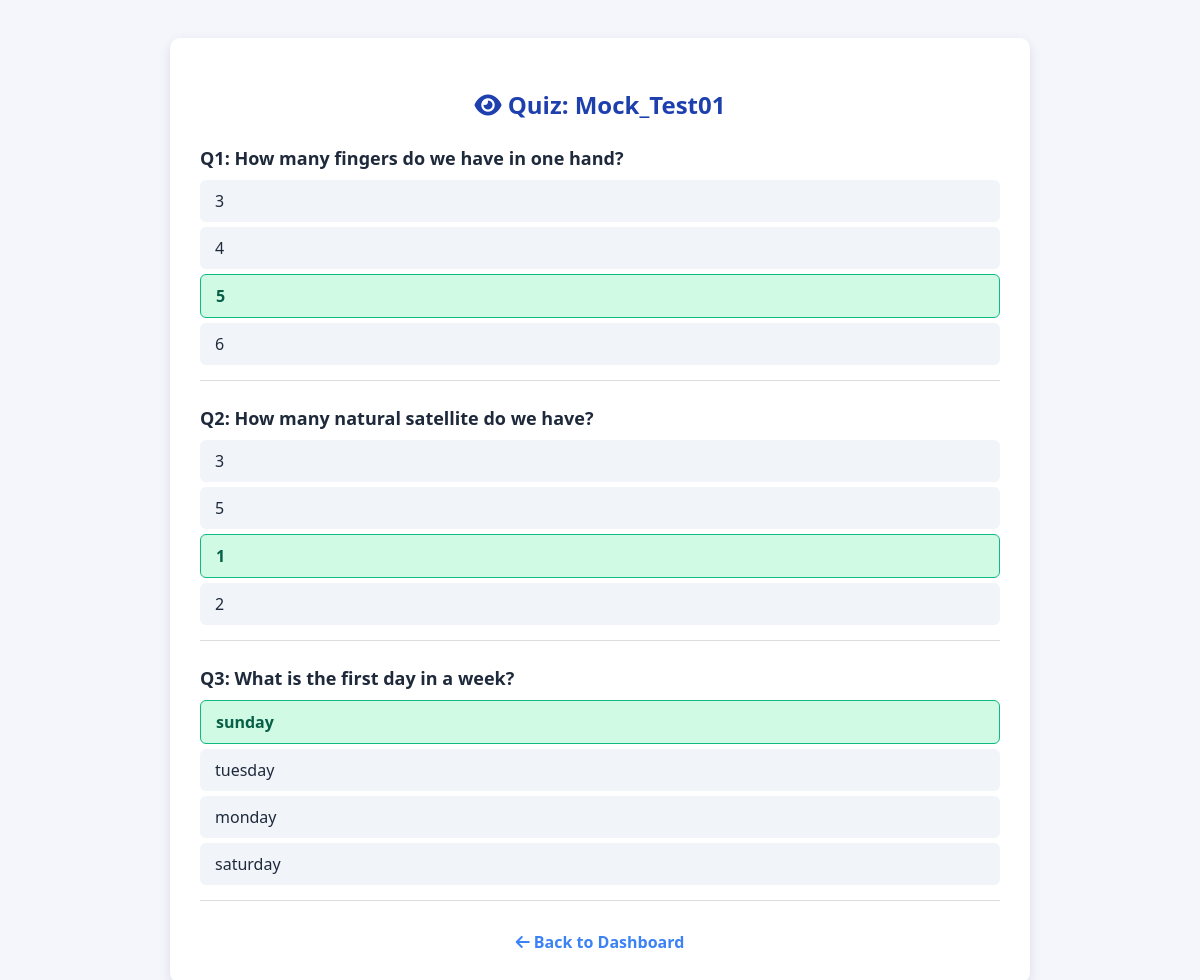
Page /view_quiz.php?quiz_id=1 (signed in) on the committed database.
### tables this page shows
CREATE TABLE `quizzes` (
  `id` int(11) NOT NULL,
  `title` varchar(255) DEFAULT NULL,
  `description` text DEFAULT NULL,
  `created_by` int(11) NOT NULL
);

CREATE TABLE `questions` (
  `id` int(11) NOT NULL,
  `quiz_id` int(11) DEFAULT NULL,
  `question_text` text DEFAULT NULL
);

CREATE TABLE `options` (
  `id` int(11) NOT NULL,
  `question_id` int(11) DEFAULT NULL,
  `option_text` varchar(255) DEFAULT NULL,
  `is_correct` tinyint(1) DEFAULT NULL
);

### view_quiz.php (the view, shortened to what this page needs)
<?php
include("includes/db.php");
$quiz_id = $_GET['quiz_id'] ?? null;
$quiz_stmt = $conn->prepare("SELECT title FROM quizzes WHERE id = ?");
$quiz_stmt->bind_param("i", $quiz_id);
$quiz_stmt->execute();
$quiz_result = $quiz_stmt->get_result();
$quiz = $quiz_result->fetch_assoc();
?>
<!DOCTYPE html>
<html>
<head>
    <link rel="stylesheet" href="https://cdnjs.cloudflare.com/ajax/libs/font-awesome/6.5.0/css/all.min.css">
</head>
<body>
    <div class="container">
        <h2><i class="fa fa-eye"></i> Quiz: <?php echo htmlspecialchars($quiz['title']); ?></h2>
        <?php
        $question_stmt = $conn->prepare("SELECT * FROM questions WHERE quiz_id = ?");
        $question_stmt->bind_param("i", $quiz_id);
        $question_stmt->execute();
        $question_result = $question_stmt->get_result();
        $question_number = 1;
        while ($question = $question_result->fetch_assoc()):
        ?>
            <div class="question">
                <p>Q<?php echo $question_number++; ?>: <?php echo htmlspecialchars($question['question_text']); ?></p>
                <?php
                $q_id = $question['id'];
                $option_stmt = $conn->prepare("SELECT * FROM options WHERE question_id = ?");
                $option_stmt->bind_param("i", $q_id);
                $option_stmt->execute();
                $option_result = $option_stmt->get_result();
                while ($option = $option_result->fetch_assoc()):
                    $is_correct = $option['is_correct'] == 1;
                ?>
                    <div class="option <?php echo $is_correct ? 'correct' : ''; ?>">
                        <?php echo htmlspecialchars($option['option_text']); ?>
                    </div>
                <?php endwhile; ?>
            </div>
        <?php endwhile; ?>
        <a href="dashboard.php" class="back-link"><i class="fa fa-arrow-left"></i> Back to Dashboard</a>
    </div>
</body>
</html>

### view_quiz.php (style rules this page uses)
body { font-family: 'Segoe UI', Tahoma, sans-serif; background-color: #f4f6fc; color: #1e293b; padding: 30px; }
.container { max-width: 800px; margin: auto; background: white; padding: 30px; border-radius: 10px; box-shadow: 0 4px 12px rgba(0, 0, 0, 0.1); }
h2 { text-align: center; color: #1e40af; margin-bottom: 20px; }
.question { margin-top: 25px; padding-bottom: 10px; border-bottom: 1px solid #ddd; }
.question p { font-size: 18px; font-weight: 600; margin-bottom: 10px; }
.option { padding: 10px 15px; border-radius: 6px; background: #f1f5f9; margin: 5px 0; }
.correct { background-color: #d1fae5; color: #065f46; font-weight: bold; border: 1px solid #10b981; }
.back-link { display: block; text-align: center; margin-top: 30px; text-decoration: none; color: #3b82f6; font-weight: 600; }

### rows in the picture
quizzes: title "Mock_Test01"
questions: question_text "How many fingers do we have in one hand?"
options: option_text "3"
options: option_text "4"
options: option_text "5"
options: option_text "6"
questions: question_text "How many natural satellite do we have?"
options: option_text "3"
options: option_text "5"
options: option_text "1"
options: option_text "2"
questions: question_text "What is the first day in a week?"
options: option_text "sunday"
options: option_text "tuesday"
options: option_text "monday"
options: option_text "saturday"
